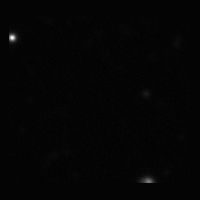
#> input picture cutout_g_0.6104380475110351.png, 200 x 200 px
$ python -i morphometry.py   (imports and definitions only)
#> lines starting #> are read from the running program, lines starting #| are printed output that depends on the picture; after the words box and inside, x2 and y2 are one past the last pixel; in counts of white or black regions, pixels touching at a corner belong together
#> further down, picture is the input picture: shape (200, 200); min 0, max 255, mean 4.7

from typing import Tuple, Optional
import numpy as np
from scipy import ndimage as ndi
from scipy.ndimage import gaussian_filter, rotate
# import skimage
from skimage import measure, filters, morphology
from skimage.measure import label, regionprops
from math import log10

def sigma_clip_background(image: np.ndarray, mask: Optional[np.ndarray] = None,
                          sigma: float = 3.0, iters: int = 5) -> Tuple[float, float]:
    """
    Background mean and std using iterative sigma-clipping.

    Parameters
    ----------
    image : 2D array
        Input image.
    mask : 2D boolean array, optional
        True for pixels to consider (if None, use all pixels).
    sigma : float
        Clipping threshold (in sigma).
    iters : int
        Number of sigma-clipping iterations.

    Returns
    -------
    (bkg_mean, bkg_std)
    """
#> called with sigma = 3, iters = 5

    if mask is None:
        data = image.ravel()
    else:
        data = image[mask].ravel()

    # remove NaNs
    data = data[np.isfinite(data)]
    if data.size == 0:
        return 0.0, 0.0

    for _ in range(iters):
        m = np.mean(data)
        s = np.std(data)
        good = (data > m - sigma * s) & (data < m + sigma * s)
        if good.sum() == data.size:
            break
        data = data[good]
        if data.size == 0:
            break
#> this loop made 4 passes
#> (m, s) on passes 1 to 4: (4.69, 5.88), (4.38, 1.42), (4.3, 1.14), (4.27, 1.09)


    if data.size == 0:
        return 0.0, 0.0

    return float(np.nanmean(data)), float(np.nanstd(data))


def simple_segmentation(
        image: np.ndarray,
        nsigma: float = 2.5,
        min_area: int = 20,
        m_label: str = None,
    ) -> np.ndarray:
    """
    Source segmentation to produce a galaxy mask.

    Steps:
    - Estimate background via sigma clipping
    - Threshold at mean + nsigma * std
    - Keep largest connected component and remove small objects

    Parameters
    ----------
    image : 2D array
        Input image.
    nsigma : float
        Detection threshold above background.
    min_area : int
        Minimum area (pixels) to keep objects.

    Returns
    -------
    mask : 2D boolean array
        True where source is detected.
    """

    # print(f"simple segmentation on {m_label}")
    # print("simple_segmentation called", image.shape)
    bkg_mean, bkg_std = sigma_clip_background(image)
#> bkg_mean = 4.27; bkg_std = 1.09

    # print(f"bkg_mean, bkg_std: {(bkg_mean, bkg_std)}")

    # print(f"scikit-image version: {skimage.__version__}")

    thresh = bkg_mean + nsigma * bkg_std
#> thresh = 6.99
    bw = image > thresh
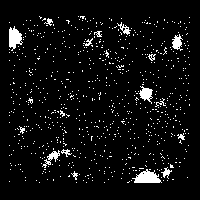
#> bw: shape (200, 200) bool; 5.6% white; 766 white regions (750 under 20 px), largest, box (x1, y1, x2, y2) and area: (132, 169, 162, 183) 254, (9, 26, 23, 51) 213, (139, 86, 153, 104) 136
    # bw = morphology.remove_small_objects(ar=bw, min_size=min_area, connectivity=1)
#> (the run stopped early here; a loop or call above may not have finished)
